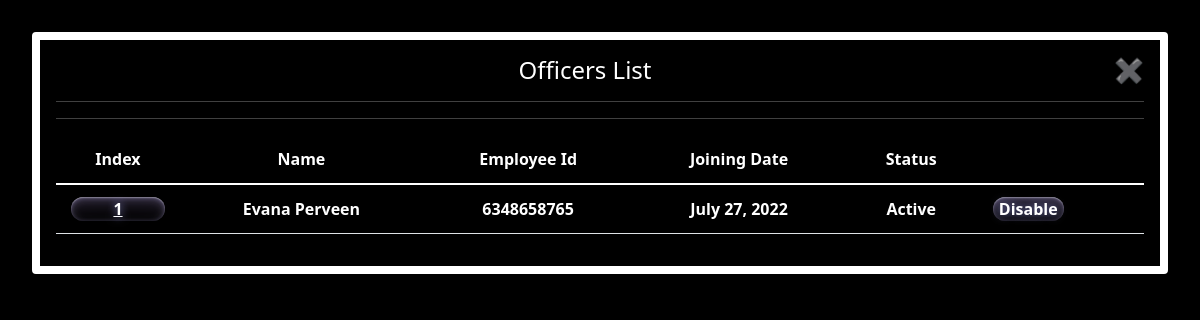
Screenshot of /all-officers/ (signed in) with the database file from the repository.
### App_login/models.py (models this page shows, shortened)
class OfficerModel(models.Model):
    user = models.ForeignKey(User, on_delete=models.CASCADE, related_name='officer')
    phone_number = models.CharField(validators=[phone_regex], verbose_name=_("Phone Number"), max_length=17,
                                    blank=False, null=False)
    gender = models.CharField(choices=gender_choice, max_length=15)
    nid = models.CharField(max_length=50, unique=True, blank=False, null=False)
    employee_id = models.CharField(max_length=50, unique=True)
    designation = models.CharField(default='Officer', max_length=150)
    address = models.CharField(max_length=250, blank=False, null=False)
    office_location = models.CharField(max_length=250, blank=False, null=False)
    profile_picture = models.ImageField(upload_to='officer_picture')
    joining_date = models.DateField(auto_now=True)
    status = models.BooleanField(default=False)

### App_main/views.py (the view)
# urls.py: path('all-officers/', views.all_officers, name='all-officers'),
@login_required(login_url='App_login:login')
@user_passes_test(is_hod)
def all_officers(request):
    officers = OfficerModel.objects.all()
    content = {
        'officers': officers,
    }
    return render(request, 'hod/all_officers.html', context=content)

### App_main/views.py (called while the page is built)
def is_hod(user):
    return user.groups.filter(name='HOD').exists()

### templates/hod/all_officers.html (shortened to what this page needs)
{% load static %}
<!DOCTYPE html>
<html lang="en">
<head>
    <link href="https://cdn.jsdelivr.net/npm/bootstrap@5.1.3/dist/css/bootstrap.min.css" rel="stylesheet"
>
    <link rel="stylesheet" href="https://cdnjs.cloudflare.com/ajax/libs/font-awesome/4.7.0/css/font-awesome.min.css">
</head>
<body>
<div class="container-fluid">
    <div class="card">
        <div class="card-body">
            <h4 class="card-title text-center">Officers List<span><a href="{% url 'App_main:hod-dashboard' %}"
                                                                     style="float: right; text-decoration: none; color: #666B7AFF">✖</a></span>
            </h4>
            <hr style="color: #ffffff;">
            <hr style="color: #ffffff;">
            <table class="table" style="color: #ffffff; height: fit-content; width: 100%">
                <thead class="thead-dark">
                <tr>
                    <th>Index</th>
                    <th>Name</th>
                    <th>Employee Id</th>
                    <th>Joining Date</th>
                    <th>Status</th>
                </tr>
                </thead>
                <tbody>
                {% for officer in officers %}
                    <tr>
                        <td data-label="Index"><a data-bs-toggle="modal"
                                                  data-bs-target="#Modal_{{ officer.id }}"
                                                  class="neon__button_for_disable" style="width: 100%">{{ forloop.counter }}</a></td>
                        <td data-label="Name">{{ officer.user.first_name }} {{ officer.user.last_name }}</td>
                        <td data-label="Employee Id">{{ officer.employee_id }}</td>
                        <td data-label="Joining Date">{{ officer.joining_date }}</td>
                        {% if officer.status %}
                            <td data-label="Status">Active</td>
                            <td data-label="Action"><a class="neon__button_for_disable"
                                                       style="text-decoration: none; color: white"
                                                       href="{% url 'App_main:disable-officer' pk=officer.id %}">Disable</a>
                            </td>
                        {% else %}
                            <td data-label="Status">Disabled</td>
                            <td data-label="Action"><a class="neon__button_for_disable"
                                                       style="text-decoration: none; color: white"
                                                       href="{% url 'App_main:activate-officer' pk=officer.id %}">Activate</a>
                            </td>
                        {% endif %}
                    </tr>
                {% endfor %}
                </tbody>
            </table>
        </div>
    </div>
</div>
</body>
</html>

### templates/hod/all_officers.html (style rules this page uses)
* { box-sizing: border-box; }

### rows the page displays
OfficerModel: user.first_name "Evana", user.last_name "Perveen", employee_id "6348658765", joining_date "July 27, 2022", status "Active"
